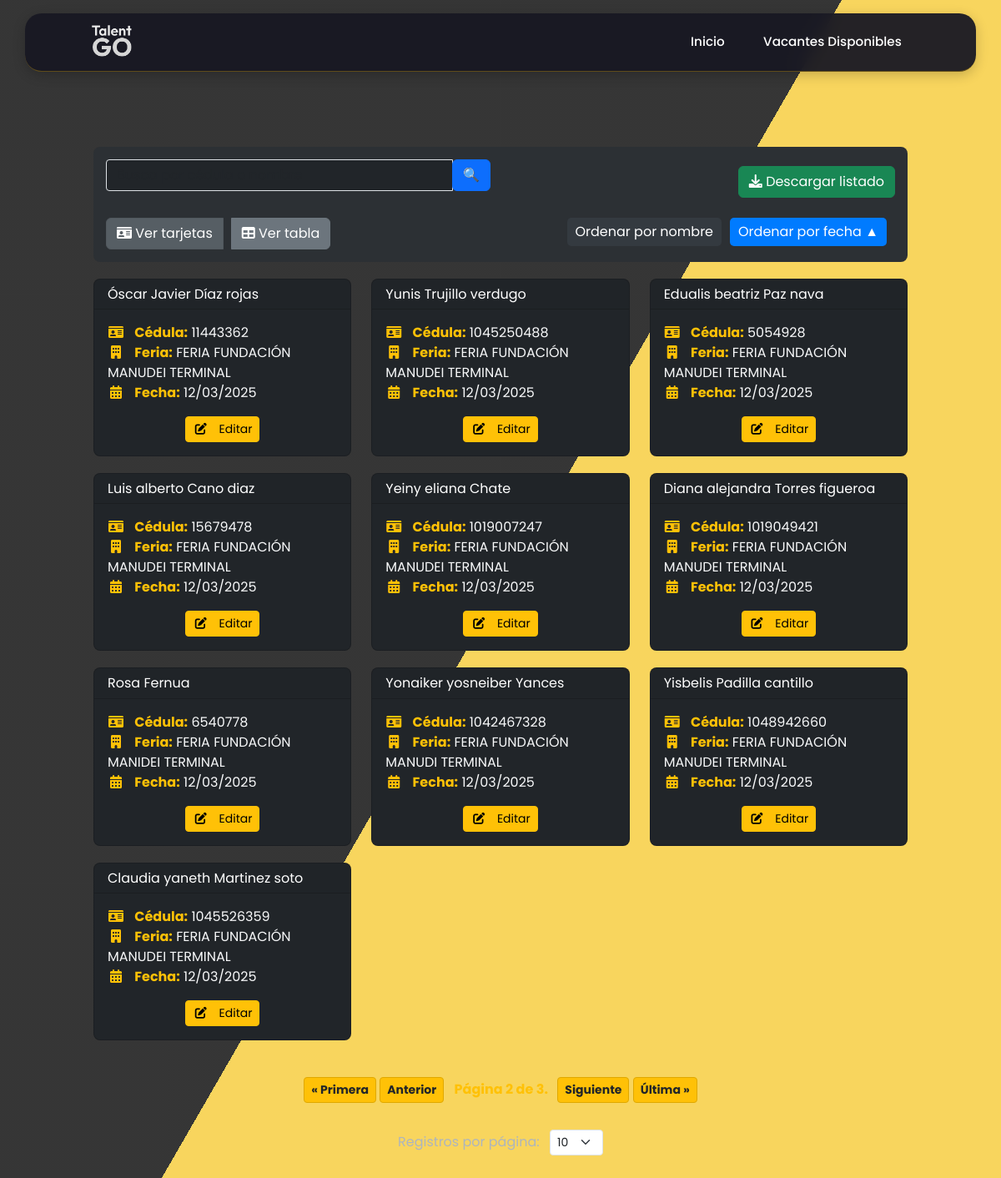
/registros/?page=2, run on an earlier commit of the app's database.
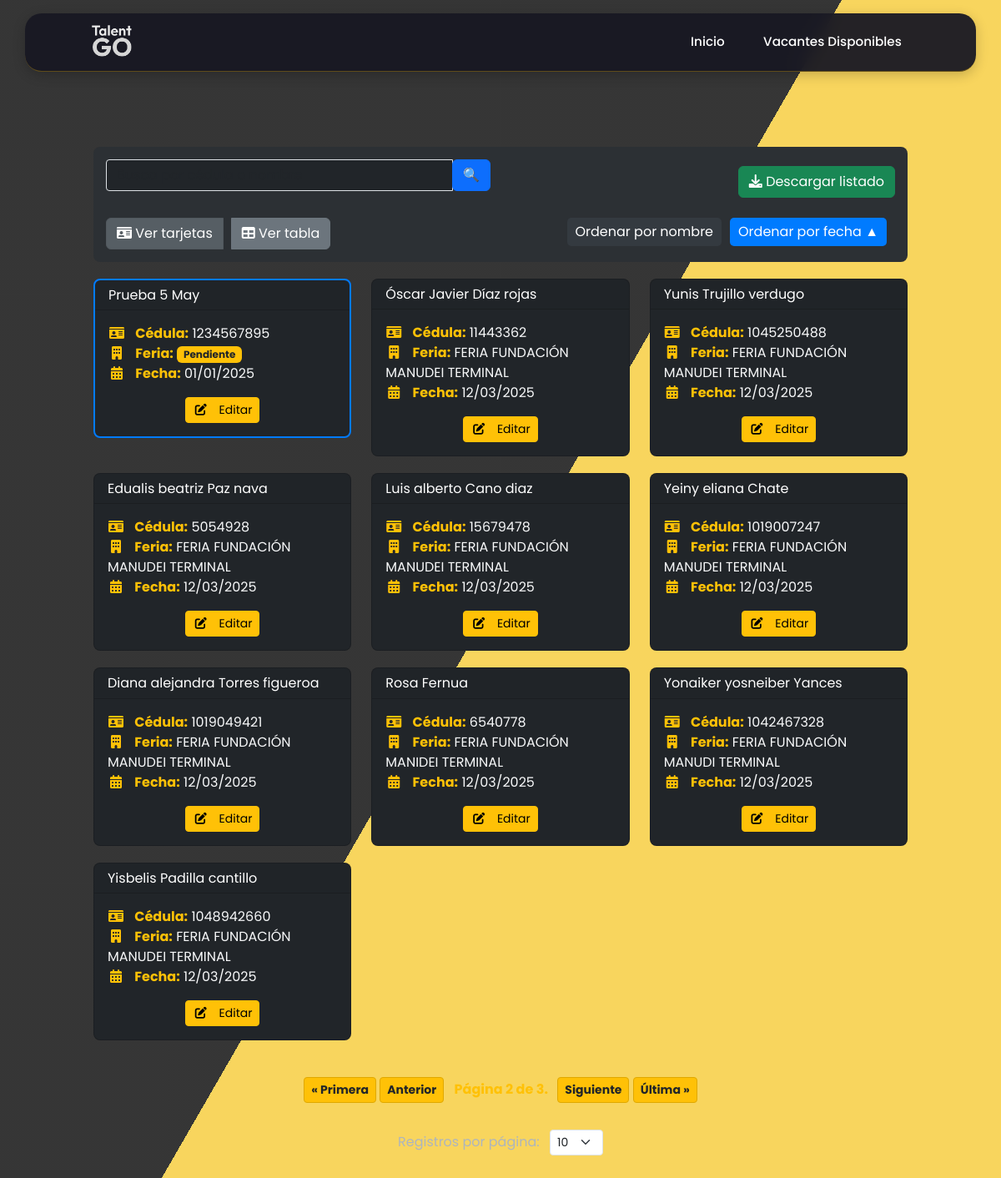
And on a later commit of the database.
### vacantes/models.py (models this page shows, shortened)
class RegistroCandidato(models.Model):
    SEX_CHOICES = [
        ('Mujer', 'Mujer'),
        ('Hombre', 'Hombre'),
        ('Intersexual', 'Intersexual'),
    ]
    DOCUMENT_TYPE_CHOICES = [
        ('CEDULA DE CIUDADANIA', 'CEDULA DE CIUDADANIA'),
        ('PERMISO ESPECIAL DE PERMANENCIA', 'PERMISO ESPECIAL DE PERMANENCIA'),
        ('TARJETA DE IDENTIDAD', 'TARJETA DE IDENTIDAD'),
        ('DOCUMENTO NACIONAL DE IDENTIFICACION', 'DOCUMENTO NACIONAL DE IDENTIFICACION'),
        ('PASAPORTE', 'PASAPORTE'),
        ('CEDULA DE EXTRANJERIA', 'CEDULA DE EXTRANJERIA'),
    ]
    EDUCATION_LEVEL_CHOICES = [
        ('BASICA PRIMARIA', 'BASICA PRIMARIA'),
        ('BASICA SECUNDARIA', 'BASICA SECUNDARIA'),
        ('BACHILLER ACADEMICO', 'BACHILLER ACADEMICO'),
        ('ESTUDIANTE BACHILLER ACADEMICO', 'ESTUDIANTE BACHILLER ACADEMICO'),
        ('TECNICO LABORAL/PROFESIONAL', 'TECNICO LABORAL/PROFESIONAL'),
        ('ESTUDIANTE TECNICO LABORAL/PROFESIONAL', 'ESTUDIANTE TECNICO LABORAL/PROFESIONAL'),
        ('TECNOLOGO', 'TECNOLOGO'),
        ('ESTUDIANTE TECNOLOGO', 'ESTUDIANTE TECNOLOGO'),
        ('PROFESIONAL', 'PROFESIONAL'),
        ('ESTUDIANTE PROFESIONAL', 'ESTUDIANTE PROFESIONAL'),
        ('POSGRADO', 'POSGRADO'),
    ]
    SCHEDULE_CHOICES = [
        ('TIEMPO COMPLETO', 'TIEMPO COMPLETO'),
        ('MEDIO TIEMPO', 'MEDIO TIEMPO'),
        ('FINES DE SEMANA', 'FINES DE SEMANA'),
    ]
    DISABILITY_CHOICES = [
        ('SI', 'Sí'),
        ('NO', 'No'),
    ]
    SISE_CHOICES = [
        ('SI', 'Sí'),
        ('NO', 'No'),
    ]
    RECRUITER_CHOICES = [
        ('Diego Alejandro Parra Pinto', 'Diego Alejandro Parra Pinto'),
        ('Jony Edilberto Chisaba Rojas', 'Jony Edilberto Chisaba Rojas'),
        ('Jose Luis Gamez Torres', 'Jose Luis Gamez Torres'),
        ('Jully Andrea Galindo Fonseca', 'Jully Andrea Galindo Fonseca'),
        ('Maria Alejandra Moreno Pedraza', 'Maria Alejandra Moreno Pedraza'),
        ('Sergio Daniel García Donado', 'Sergio Daniel García Donado'),
        ('Steven Alejandro Arevalo Benitez', 'Steven Alejandro Arevalo Benitez'),
        ('Victor De Jesus Fagua Cogollo', 'Victor De Jesus Fagua Cogollo'),
        ('Yennifer Alexandra Ruiz', 'Yennifer Alexandra Ruiz'),
        ('Erika Julieth Cristancho Pérez', 'Erika Julieth Cristancho Pérez'),
        ('Gabriela Alejandra Milanes Sierra', 'Gabriela Alejandra Milanes Sierra'),
        ('Rosa Milena Pinilla Aldana', 'Rosa Milena Pinilla Aldana'),
        ('Yesica Natalia Lemos Lemos', 'Yesica Natalia Lemos Lemos'),
    ]
    SALARY_CHOICES = [
        ('Menos de 1 SMMLV', 'Menos de 1 SMMLV'),
        ('1 a 2 SMMLV', '1 a 2 SMMLV'),
        ('2 a 4 SMMLV', '2 a 4 SMMLV'),
        ('4 a 6 SMMLV', '4 a 6 SMMLV'),
        ('6 a 9 SMMLV', '6 a 9 SMMLV'),
        ('9 a 12 SMMLV', '9 a 12 SMMLV'),
        ('12 a 15 SMMLV', '12 a 15 SMMLV'),
        ('15 a 19 SMMLV', '15 a 19 SMMLV'),
        ('20 SMMLV en adelante', '20 SMMLV en adelante'),
    ]
    TIPO_FERIA_CHOICES = [
        ('FERIA PROPIA', 'FERIA PROPIA'),
        ('FERIA INVITADO', 'FERIA INVITADO'),
        ('FERIA MOVIL', 'FERIA MOVIL'),
    ]
    feria = models.CharField(max_length=100, blank=True, null=True)
    fecha_feria = models.DateField(default=date.today, blank=True, null=True)
    tipo_feria = models.CharField(max_length=20, choices=TIPO_FERIA_CHOICES, blank=True, null=True)
    codigo_sise = models.CharField(max_length=50, blank=True, null=True)
    empresa_sise = models.CharField(max_length=100, blank=True, null=True)
    cargo_sise = models.CharField(max_length=100, blank=True, null=True)
    interes_practica = models.BooleanField(default=False, blank=True, null=True)
    sexo = models.CharField(max_length=16, choices=SEX_CHOICES)
    tipo_documento = models.CharField(max_length=50, choices=DOCUMENT_TYPE_CHOICES)
    numero_documento = models.CharField(max_length=20, unique=True)
    nombres = models.CharField(max_length=100)
    apellidos = models.CharField(max_length=100)
    numero_celular = models.CharField(max_length=15)
    correo_electronico = models.EmailField()
    fecha_nacimiento = models.DateField()
    formacion_academica = models.CharField(max_length=40, choices=EDUCATION_LEVEL_CHOICES)
    programa_academico = models.CharField(max_length=100)
    experiencia_laboral = models.TextField(blank=True, null=True)
    interes_ocupacional = models.TextField(blank=True, null=True)
    departamento = models.ForeignKey(Departamento, on_delete=models.SET_NULL, null=True, blank=True)
    ciudad = models.ForeignKey(Ciudad, on_delete=models.SET_NULL, null=True, blank=True)
    candidato_discapacidad = models.CharField(max_length=2, choices=DISABILITY_CHOICES)
    tipo_discapacidad = models.CharField(max_length=100, blank=True, null=True)
    horario_interesado = models.CharField(max_length=20, choices=SCHEDULE_CHOICES)
    semestre_grado = models.CharField(max_length=100, blank=True, null=True)
    aspiracion_salarial = models.CharField(
        max_length=50,
        choices=SALARY_CHOICES,
        help_text="Seleccione una opción de aspiración salarial.",
        blank=True
    )
    registrado_en_sise = models.CharField(max_length=2, choices=SISE_CHOICES, blank=True, null=True)
    tecnico_seleccion = models.CharField(max_length=40, choices=RECRUITER_CHOICES, blank=True, null=True)
    vacantes_disponibles = models.ManyToManyField("Vacante", related_name="candidatos", blank=True)
    class Meta:
        verbose_name = "Registro de Candidato"
        verbose_name_plural = "Registros de Candidatos"

### vacantes/views.py (the view)
# urls.py: path('registros/', views.lista_registros, name='lista_registros'),
def lista_registros(request):
    query = request.GET.get('q', '')
    order_by = request.GET.get('order_by', 'fecha_feria')
    order_dir = request.GET.get('order_dir', 'asc')
    registros = RegistroCandidato.objects.all()
    valid_order_fields = {
        'nombres': 'nombres_lower',
        'apellidos': 'apellidos_lower',
        'numero_documento': 'documento_lower',
        'feria': 'feria',
        'fecha_feria': 'fecha_feria'
    }
    if order_by in ['nombres', 'apellidos', 'numero_documento'] or query:
        registros = registros.annotate(
            nombres_lower=Lower('nombres'),
            apellidos_lower=Lower('apellidos'),
            documento_lower=Lower('numero_documento')
        )
    if query:
        registros = registros.filter(
            Q(nombres_lower__icontains=query) |
            Q(apellidos_lower__icontains=query) |
            Q(documento_lower__icontains=query)
        )
    sort_field = valid_order_fields.get(order_by, 'fecha_feria')
    if order_dir == 'desc':
        registros = registros.order_by(f'-{sort_field}')
    else:
        registros = registros.order_by(sort_field)
    try:
        items_por_pagina = int(request.GET.get('por_pagina', 10))
    except ValueError:
        items_por_pagina = 10 # Default si el valor no es un número válido (igual que en lista_vacantes)
    paginator = Paginator(registros, items_por_pagina)
    page_number = request.GET.get('page')
    try:
        page_obj = paginator.page(page_number)
    except PageNotAnInteger:
        page_obj = paginator.page(1)
    except EmptyPage:
        page_obj = paginator.page(paginator.num_pages)
    context = {
        'page_obj': page_obj, # <--- Pasar el objeto de página en lugar de la lista completa
        'items_por_pagina': items_por_pagina, # Para el selector <select>
        'query': query,
        'order_by': order_by,
        'order_dir': order_dir
    }
    return render(request, 'lista_registros.html', context)

### vacantes/templates/lista_registros.html (shortened to what the changed rows need)
{% extends 'base.html' %}
{% block contenido %}
<div class="container mt-5">
    <div id="cards-view">
        <div class="row" id="candidates-container">
            {% for registro in page_obj %}
                <div class="col-md-4 candidate-item" data-id="{{ registro.pk }}" data-feria="{{ registro.feria }}">
                    <div class="card bg-dark candidate-card {% if not registro.feria %}pending-update{% endif %}">
                        <div class="card-header">
                            <h5 class="card-title mb-0 text-white">{{ registro.nombres }} {{ registro.apellidos }}</h5>
                        </div>
                        <div class="card-body text-light">
                            <p class="card-text"><i class="fas fa-id-card text-warning"></i> <strong class="text-warning">Cédula:</strong> {{ registro.numero_documento }}</p>
                            <p class="card-text"><i class="fas fa-building text-warning"></i> <strong class="text-warning">Feria:</strong>
                                {% if registro.feria %}
                                    {{ registro.feria }}
                                {% else %}
                                    <span class="badge bg-warning text-dark">Pendiente</span>
                                {% endif %}
                            </p>
                            <p class="card-text"><i class="fas fa-calendar-alt text-warning"></i> <strong class="text-warning">Fecha:</strong> {{ registro.fecha_feria|date:"d/m/Y" }}</p>
                            <div class="text-center mt-3">
                                <a href="{% url 'editar_registro' registro.pk %}" class="btn btn-warning btn-sm">
                                    <i class="fas fa-edit"></i> Editar
                                </a>
                            </div>
                        </div>
                    </div>
                </div>
            {% empty %}
                <div class="col-12 text-center">
                    <div class="alert alert-warning" role="alert">
                        No se encontraron registros.
                    </div>
                </div>
            {% endfor %}
        </div>
    </div>
</div>
{% endblock %}

What changed in the data, as far as the page shows it:
no longer on this page (row unchanged): RegistroCandidato: nombres "Claudia yaneth", apellidos "Martinez soto", numero_documento "1045526359", feria "FERIA FUNDACIÓN MANUDEI TERMINAL", fecha_feria "12/03/2025"
added RegistroCandidato: nombres "Prueba 5", apellidos "May", numero_documento "1234567895", shows "Pendiente", fecha_feria "01/01/2025"
